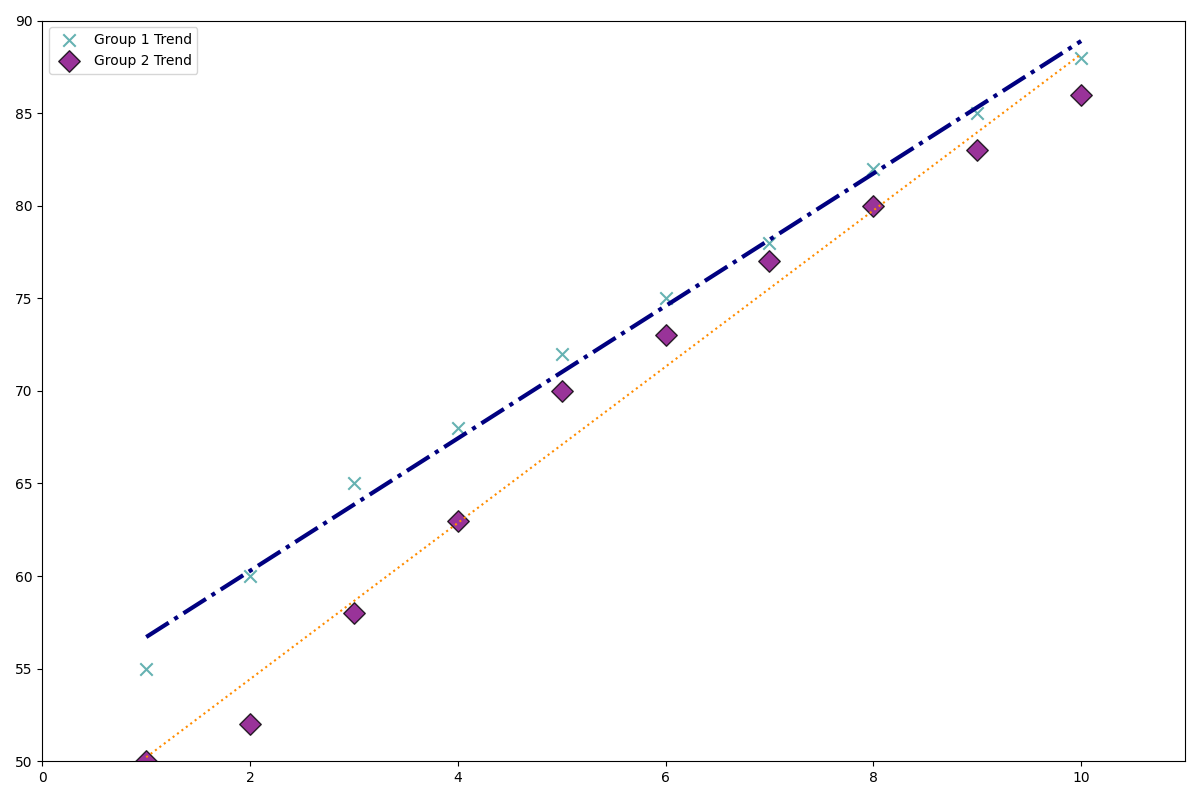

Source code (Python):
import matplotlib.pyplot as plt
import numpy as np

exercise_hours = np.array([1, 2, 3, 4, 5, 6, 7, 8, 9, 10])
happiness_scores = np.array([55, 60, 65, 68, 72, 75, 78, 82, 85, 88])

exercise_hours_group2 = np.array([1, 2, 3, 4, 5, 6, 7, 8, 9, 10])
happiness_scores_group2 = np.array([50, 52, 58, 63, 70, 73, 77, 80, 83, 86])

plt.figure(figsize=(12, 8))

# Change marker types and colors
plt.scatter(exercise_hours, happiness_scores, color='teal', marker='x', s=80, alpha=0.6, edgecolor='gray')
plt.scatter(exercise_hours_group2, happiness_scores_group2, color='purple', marker='D', s=120, alpha=0.8, edgecolor='black')

coefficients_group1 = np.polyfit(exercise_hours, happiness_scores, 1)
poly_group1 = np.poly1d(coefficients_group1)
coefficients_group2 = np.polyfit(exercise_hours_group2, happiness_scores_group2, 1)
poly_group2 = np.poly1d(coefficients_group2)

x_fit = np.linspace(1, 10, 100)
y_fit_group1 = poly_group1(x_fit)
y_fit_group2 = poly_group2(x_fit)

# Change line styles and widths
plt.plot(x_fit, y_fit_group1, color='navy', linestyle='-.', linewidth=3)
plt.plot(x_fit, y_fit_group2, color='darkorange', linestyle=':', linewidth=1.5)

plt.xlim(0, 11)
plt.ylim(50, 90)

# Modify grid style
plt.grid(False)
plt.tight_layout()

# Add legend with random labels and position
plt.legend(['Group 1 Trend', 'Group 2 Trend'], loc='upper left')

plt.show()
